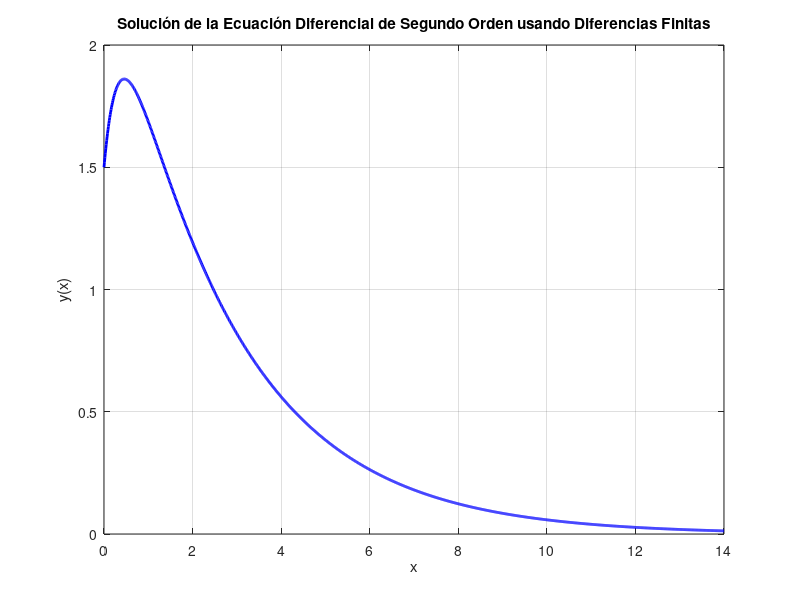

Here is the MATLAB script that generated this plot:
function edoq
a = 0;          % Punto inicial
b = 14;         % Punto final
h = 0.01;       % Paso de discretización
num_points = (b - a) / h;

xspan = linspace(a, b, num_points);

y = zeros(1, num_points);
yp = zeros(1, num_points);

% Condiciones iniciales
y(1) = 1.5;
yp(1) = 2;

% Aplicando el método de diferencias finitas
for i = 1:num_points-1
    ypp = -(48/15) * yp(i) - (16/15) * y(i);
    yp(i+1) = yp(i) + h * ypp;
    y(i+1) = y(i) + h * yp(i);
end

% Graficando la solución
plot(xspan, y, 'b-', 'LineWidth', 2);
xlabel('x');
ylabel('y(x)');
title('Solución de la Ecuación Diferencial de Segundo Orden usando Diferencias Finitas');
grid on;

function ypp = differential_equations(y, yp)
    ypp = -(48/15) * yp - (16/15) * y;
endfunction

endfunction
